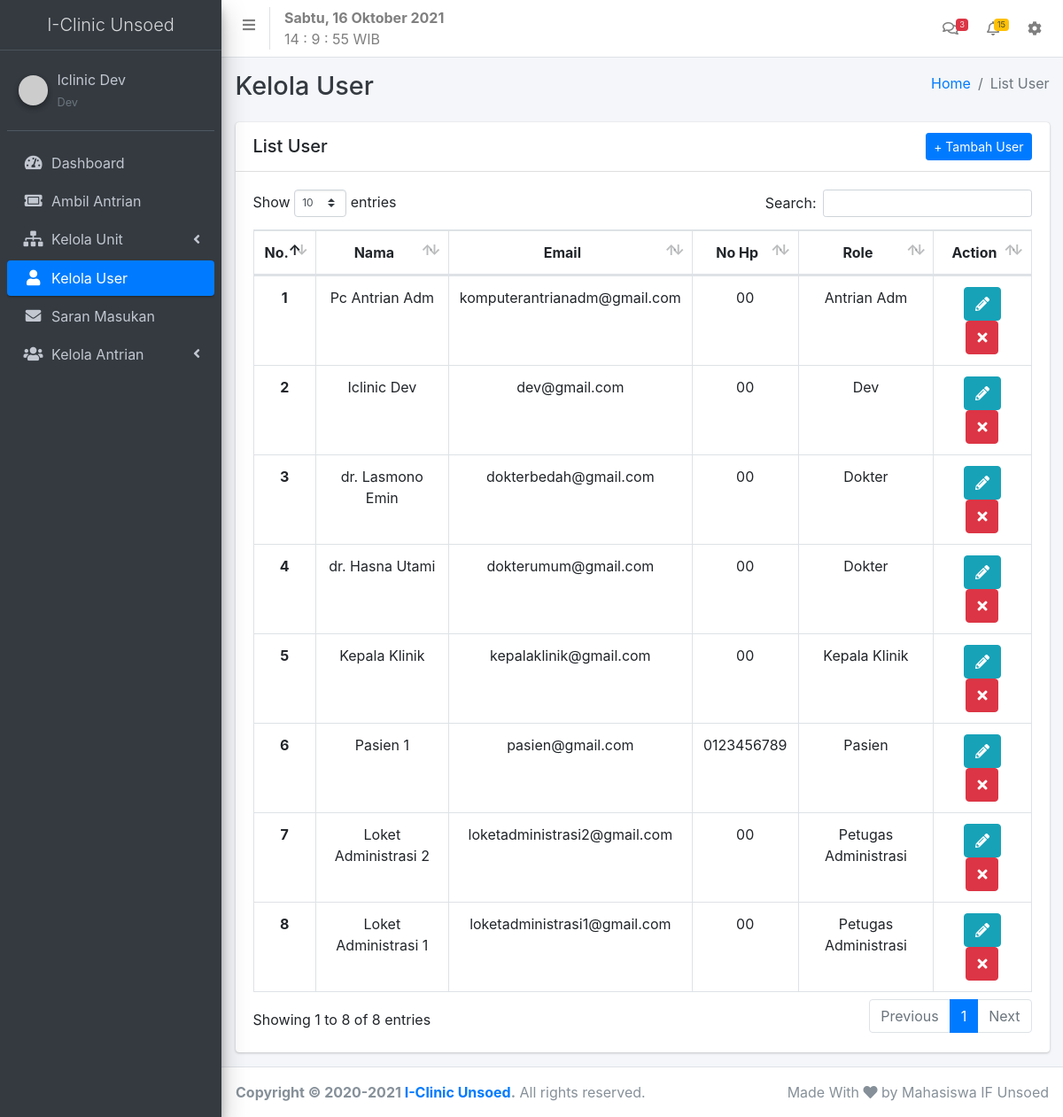
The page /admin/list.php?data=user (signed in) on the database its author committed.
### tables this page shows
CREATE TABLE `tb_biodata_user` (
  `id` int(11) NOT NULL,
  `id_akun` int(11) NOT NULL,
  `nama` varchar(50) NOT NULL,
  `nik` bigint(18) NOT NULL,
  `jenis_kelamin` varchar(12) NOT NULL,
  `tanggal_lahir` date NOT NULL,
  `gol_darah` varchar(10) NOT NULL,
  `no_hp` bigint(15) NOT NULL,
  `alamat` varchar(100) NOT NULL,
  `no_bpjs` bigint(25) DEFAULT NULL
);

CREATE TABLE `tb_akun_user` (
  `id` int(11) NOT NULL,
  `email` varchar(50) NOT NULL,
  `password` varchar(255) NOT NULL,
  `user_role` varchar(20) NOT NULL
);

### utility/function.php (called while the page is built, shortened)
<?php
$conn = mysqli_connect("localhost","root","","si_klinik");
    function select($query){
        global $conn;
        $result = mysqli_query($conn,$query);
        $rows = [];
        while($row = mysqli_fetch_assoc($result)){
            $rows[] = $row;
        }
        return $rows;
    }
?>

### admin/list.php (the view, shortened to what this page needs)
<?php
require '../utility/function.php';
$data = $_GET['data'];
if($_SESSION['role']=='dev' || $_SESSION['role']=='kepala klinik'){
  if($data=='user'){
        $list_users = select("SELECT tb_akun_user.id,tb_akun_user.email,tb_akun_user.user_role,tb_biodata_user.nama,
                        tb_biodata_user.no_hp FROM tb_akun_user JOIN tb_biodata_user
                        ON tb_akun_user.id = tb_biodata_user.id_akun ORDER BY tb_akun_user.user_role ASC");
    }elseif($data=='pesan'){
        $pesan = select("SELECT * FROM tb_saran_masukan ORDER BY waktu_submit DESC");
    }
}else{
  header("Location:./dashboard.php");die;
}
$no = 1;
?>
<!DOCTYPE html>
<html lang="en">
<head>
  <link rel="stylesheet" href="../src/plugins/fontawesome-free/css/all.min.css">
  <link rel="stylesheet" href="../src/css/adminlte.min.css">
  <link rel="stylesheet" href="../src/plugins/datatables-bs4/css/dataTables.bootstrap4.min.css">
  <link rel="stylesheet" href="../src/plugins/datatables-responsive/css/responsive.bootstrap4.min.css">
</head>
<body class="hold-transition sidebar-mini">
<div class="wrapper">
<?php require '../components/admin/navbar.php' ?>
<?php require '../components/admin/sidebar.php' ?>
  <div class="content-wrapper">
    <div class="content-header">
      <div class="container-fluid">
        <div class="row mb-2">
          <div class="col-sm-6">
            <h1 class="m-0 text-dark"><?= $data=='user'? 'Kelola User':'Saran Masukan' ?></h1>
          </div>
          <div class="col-sm-6">
            <ol class="breadcrumb float-sm-right">
              <li class="breadcrumb-item"><a href="#">Home</a></li>
              <?php if($data=='user') :?>
                <li class="breadcrumb-item active">List User</li>
              <?php elseif($data=='pesan') :?>
                <li class="breadcrumb-item active">Saran Masukan</li>
              <?php else :?>
              <?php endif; ?>
            </ol>
          </div>
        </div>
      </div>
    </div>
    <div class="content">
      <div class="container-fluid">
        <div class="row">
          <div class="col">
            <div class="card ">
              <div class="card-header">
                <div class="d-flex justify-content-between ">
                <?php if($data=='user') :?>
                  <h5 class="my-auto">List User</h5>
                  <a href="insert.php?data=user" class="btn btn-sm btn-primary">+ Tambah User</a>
                <?php elseif($data=='pesan') :?>
                  <h5 class="my-auto">List Saran Masukan</h5>
                <?php else :?>
                <?php endif; ?>
                </div>
              </div>
              <div class="card-body">
                <?php if($data == 'user') :?>
                <table id="example2" class="table table-bordered table-hover" >
                  <thead>
                  <tr class="text-center">
                    <th>No.</th>
                    <th>Nama</th>
                    <th>Email</th>
                    <th>No Hp</th>
                    <th>Role</th>
                    <th>Action</th>
                  </tr>
                  </thead>
                  <tbody class="text-sm-center">
                  <?php foreach($list_users as $list_user)  :?>
                  <tr>
                    <td class="font-weight-bold"><?= $no; ?></td>
                    <td><?= $list_user['nama']; ?></td>
                    <td><?= $list_user['email']; ?></td>
                    <td>0<?= $list_user['no_hp']; ?></td>
                    <td style="text-transform: capitalize;"><?= $list_user['user_role']; ?></td>
                    <td class="text-center">
                        <a class="btn btn-info mx-1 my-1 my-md-0" href="edit.php?data=user&id=<?= $list_user['id']; ?>"><i class="fa fa-pencil-alt"></i></a>
                        <a class="btn btn-danger mx-1 my-1 my-md-0 del-btn" data-id="<?= $list_user['id']; ?>" data-type="user" href="javascript:void(0)"><i class="fa fa-times"></i></a>
                    </td>
                  </tr>
                  <?php $no++ ?>
                  <?php endforeach; ?>
                  </tbody>
                </table>
                <?php else: ?>
                <?php endif; ?>
              </div>
            </div>
          </div>
        </div>
      </div>
    </div>
  </div>
  <?php require '../components/admin/footer.php' ?>
</div>
</body>
</html>

### components/admin/navbar.php (shortened to what this page needs)
<nav class="main-header navbar navbar-expand navbar-white navbar-light">
    <ul class="navbar-nav">
      <li class="nav-item border-right">
        <a class="nav-link" data-widget="pushmenu" href="#" role="button"><i class="fas fa-bars"></i></a>
      </li>
      <li class="nav-item d-none d-sm-inline-block ml-3">
        <div class="dateDisplay font-weight-bold text-black-50"></div>
        <div class="clockDisplay text-black-50"></div>
      </li>
    </ul>
    <ul class="navbar-nav ml-auto">
      <li class="nav-item dropdown">
        <a class="nav-link" data-toggle="dropdown" href="#">
          <i class="far fa-comments"></i>
          <span class="badge badge-danger navbar-badge">3</span>
        </a>
      </li>
      <li class="nav-item dropdown">
        <a class="nav-link" data-toggle="dropdown" href="#">
          <i class="far fa-bell"></i>
          <span class="badge badge-warning navbar-badge">15</span>
        </a>
      </li>
      <li class="nav-item dropdown">
        <a class="nav-link" data-toggle="dropdown" href="#">
          <i class="fa fa-cog"></i>
        </a>
      </li>
    </ul>
  </nav>

### components/admin/sidebar.php (shortened to what this page needs)
<?php
if(isset($_GET['queue'])){
  $queue = $_GET['queue'];
}else{
  $queue = null;
}
if($_SESSION['role'] === 'dev' || $_SESSION['role'] === 'kepala klinik'){
  $list_poli_klinik = select("SELECT id,nama_unit FROM tb_unit WHERE id>1");
}elseif($_SESSION['role'] === 'petugas administrasi'){
  $list_poli_klinik = [];
  $id_akun_adm = $_SESSION['user_id'];
  $akun_adm_assigned = select("SELECT id FROM tb_loket_administrasi WHERE id_assigned_user = $id_akun_adm");
}elseif(strpos($_SESSION['role'],'dokter')!==false){
  $user_id = $_SESSION['user_id'];
  $list_poli_klinik = select("SELECT id,nama_unit FROM tb_unit WHERE id_akun_dokter = $user_id");
}
?>
<aside class="main-sidebar sidebar-dark-primary elevation-4">
    <a href="dashboard.php" class="brand-link text-center">
      <span class="brand-text font-weight-light">I-Clinic Unsoed</span>
    </a>
    <div class="sidebar">
      <div class="user-panel mt-3 pb-3 mb-3 d-flex">
        <div class="image my-auto">
          <img src="https://ui-avatars.com/api/?name=Ruly Adhika&size=64&background=bdc3c7&color=00000&format=svg" class="img-circle elevation-2" alt="">
        </div>
        <div class="info my-auto">
          <a href="" class="d-block"><?= $_SESSION['user_name']; ?></a>
          <small class="text-muted" style="text-transform: capitalize;"><?= $_SESSION['role']=="dokter"?$_SESSION['role']." ".$list_poli_klinik[0]['nama_unit']:$_SESSION['role']; ?></small>
        </div>
      </div>
      <nav class="mt-2">
        <ul class="nav nav-pills nav-sidebar flex-column" data-widget="treeview" role="menu" data-accordion="false">
          <?php if($_SESSION['role']!='antrian adm') :?>
          <li class="nav-item">
            <a href="dashboard.php" class="nav-link">
              <i class="nav-icon fas fa-tachometer-alt"></i>
              <p>
                Dashboard
              </p>
            </a>
          </li>
          <?php endif; ?>
          <?php if($_SESSION['role']=='dev' || $_SESSION['role']=='antrian adm') :?>
            <li class="nav-item">
              <a href="ambilantrian.php" class="nav-link">
                <i class="nav-icon fa fa-ticket-alt"></i>
                <p>
                  Ambil Antrian
                </p>
              </a>
            </li>
          <?php endif; ?>
          <?php if($_SESSION['role'] === 'dev' || $_SESSION['role'] === 'kepala klinik' || $_SESSION['role']=='petugas administrasi') :?>
          <li class="nav-item has-treeview <?= ($data=='administrasi' || $data=='poli klinik' || $data=='jadwal poli klinik')? 'menu-open' : '' ?>">
            <a href="#" class="nav-link <?= ($data=='administrasi' || $data=='poli klinik' || $data=='jadwal poli klinik')? 'active' : '' ?>">
              <i class="nav-icon fa fa-sitemap"></i>
              <p>
                Kelola Unit
                <i class="right fas fa-angle-left"></i>
              </p>
            </a>
          </li>
          <?php endif; ?>
          <?php if($_SESSION['role'] === 'dev' || $_SESSION['role'] === 'kepala klinik')  :?>
          <li class="nav-item">
            <a href="list.php?data=user" class="nav-link <?= ($data=='user')? 'active' : '' ?>">
              <i class="nav-icon fa fa-user"></i>
              <p>
                Kelola User
              </p>
            </a>
          </li>
          <li class="nav-item">
            <a href="list.php?data=pesan" class="nav-link <?= ($data=='pesan')? 'active' : '' ?>">
              <i class="nav-icon fa fa-envelope"></i>
              <p>
                Saran Masukan
              </p>
            </a>
          </li>
          <?php endif; ?>
          <?php if($_SESSION['role']!='antrian adm') :?>
          <li class="nav-item has-treeview <?= ($queue=='administrasi' || $queue=='poli')? 'menu-open' : '' ?>">
            <a href="#" class="nav-link <?= ($queue=='administrasi' || $queue=='poli')? 'active' : '' ?>">
              <i class="nav-icon fa fa-users"></i>
              <p>
                Kelola Antrian
                <i class="right fas fa-angle-left"></i>
              </p>
            </a>
          </li>
          <?php endif; ?>
        </ul>
      </nav>
    </div>
</aside>

### components/admin/footer.php (shortened to what this page needs)
<footer class="main-footer">
    <div class="float-right d-none d-sm-inline">
      Made With <i class="fa fa-heart"></i> by Mahasiswa IF Unsoed
    </div>
    <strong>Copyright &copy; 2020-2021 <a href="javascript:void(0)">I-Clinic Unsoed</a>.</strong> All rights reserved.
</footer>

### rows shown on the page
tb_biodata_user: nama "Pc Antrian Adm", id_akun.email "komputerantrianadm@gmail.com", no_hp "0", id_akun.user_role "Antrian Adm"
tb_biodata_user: nama "Iclinic Dev", id_akun.email "dev@gmail.com", no_hp "0", id_akun.user_role "Dev"
tb_biodata_user: nama "dr. Lasmono Emin", id_akun.email "dokterbedah@gmail.com", no_hp "0", id_akun.user_role "Dokter"
tb_biodata_user: nama "dr. Hasna Utami", id_akun.email "dokterumum@gmail.com", no_hp "0", id_akun.user_role "Dokter"
tb_biodata_user: nama "Kepala Klinik", id_akun.email "kepalaklinik@gmail.com", no_hp "0", id_akun.user_role "Kepala Klinik"
tb_biodata_user: nama "Pasien 1", id_akun.email "pasien@gmail.com", no_hp "123456789", id_akun.user_role "Pasien"
tb_biodata_user: nama "Loket Administrasi 2", id_akun.email "loketadministrasi2@gmail.com", no_hp "0", id_akun.user_role "Petugas Administrasi"
tb_biodata_user: nama "Loket Administrasi 1", id_akun.email "loketadministrasi1@gmail.com", no_hp "0", id_akun.user_role "Petugas Administrasi"

### other values the page prints
$_SESSION['user_name'] "Iclinic Dev"
$_SESSION['role'] "Dev"
